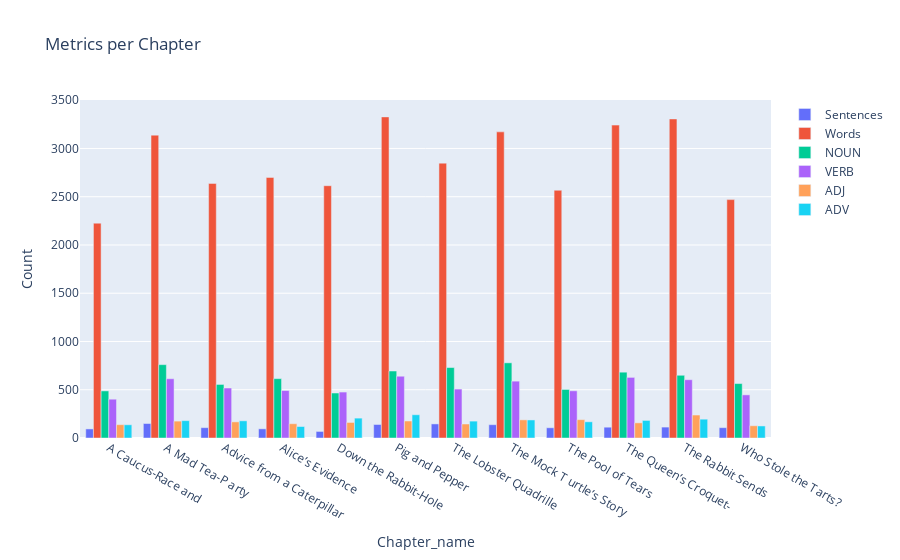

Notebook cell for this chart:
### Markdown cell above
# Graphical Analysis of Book

### Code cell
import pandas as pd
import plotly.graph_objects as go


# Group by Chapter_name and aggregate metrics
chapter_metrics = df1.groupby('Chapter_name').agg({
    'no of sentence': 'sum',
    'no of words': 'sum',
    'NOUN': 'sum',
    'VERB': 'sum',
    'ADJ': 'sum',
    'ADV': 'sum'
}).reset_index()

# Create the consolidated figure
fig = go.Figure()

# Add bar plots for each metric
fig.add_trace(go.Bar(x=chapter_metrics['Chapter_name'], y=chapter_metrics['no of sentence'], name='Sentences'))
fig.add_trace(go.Bar(x=chapter_metrics['Chapter_name'], y=chapter_metrics['no of words'], name='Words'))
fig.add_trace(go.Bar(x=chapter_metrics['Chapter_name'], y=chapter_metrics['NOUN'], name='NOUN'))
fig.add_trace(go.Bar(x=chapter_metrics['Chapter_name'], y=chapter_metrics['VERB'], name='VERB'))
fig.add_trace(go.Bar(x=chapter_metrics['Chapter_name'], y=chapter_metrics['ADJ'], name='ADJ'))
fig.add_trace(go.Bar(x=chapter_metrics['Chapter_name'], y=chapter_metrics['ADV'], name='ADV'))

# Update layout
fig.update_layout(barmode='group', title='Metrics per Chapter',
                  xaxis_title='Chapter_name', yaxis_title='Count')

# Show the plot
fig.show()

### Figure 1 — Plotly figure (JSON) as saved in the notebook; plotly's stock layout.template omitted (floating-point values rounded to 4 significant figures)
{"data": [{"name": "Sentences", "type": "bar", "x": ["A Caucus-Race and ", "A Mad Tea-P arty", "Advice from a Caterpillar", "Alice’s Evidence", "Down the Rabbit-Hole", "Pig and Pepper", "The Lobster Quadrille", "The Mock T urtle’s Story", "The Pool of Tears", "The Queen’s Croquet-", "The Rabbit Sends ", "Who Stole the Tarts?"], "y": [94, 150, 107, 95, 68, 140, 146, 138, 106, 112, 113, 107]}, {"name": "Words", "type": "bar", "x": ["A Caucus-Race and ", "A Mad Tea-P arty", "Advice from a Caterpillar", "Alice’s Evidence", "Down the Rabbit-Hole", "Pig and Pepper", "The Lobster Quadrille", "The Mock T urtle’s Story", "The Pool of Tears", "The Queen’s Croquet-", "The Rabbit Sends ", "Who Stole the Tarts?"], "y": [2226, 3138, 2638, 2700, 2614, 3327, 2848, 3172, 2567, 3242, 3306, 2470]}, {"name": "NOUN", "type": "bar", "x": ["A Caucus-Race and ", "A Mad Tea-P arty", "Advice from a Caterpillar", "Alice’s Evidence", "Down the Rabbit-Hole", "Pig and Pepper", "The Lobster Quadrille", "The Mock T urtle’s Story", "The Pool of Tears", "The Queen’s Croquet-", "The Rabbit Sends ", "Who Stole the Tarts?"], "y": [488, 760, 555, 615, 466, 694, 730, 779, 503, 682, 650, 564]}, {"name": "VERB", "type": "bar", "x": ["A Caucus-Race and ", "A Mad Tea-P arty", "Advice from a Caterpillar", "Alice’s Evidence", "Down the Rabbit-Hole", "Pig and Pepper", "The Lobster Quadrille", "The Mock T urtle’s Story", "The Pool of Tears", "The Queen’s Croquet-", "The Rabbit Sends ", "Who Stole the Tarts?"], "y": [402, 614, 518, 492, 476, 640, 507, 589, 489, 628, 604, 447]}, {"name": "ADJ", "type": "bar", "x": ["A Caucus-Race and ", "A Mad Tea-P arty", "Advice from a Caterpillar", "Alice’s Evidence", "Down the Rabbit-Hole", "Pig and Pepper", "The Lobster Quadrille", "The Mock T urtle’s Story", "The Pool of Tears", "The Queen’s Croquet-", "The Rabbit Sends ", "Who Stole the Tarts?"], "y": [138, 175, 167, 148, 161, 176, 145, 188, 190, 157, 238, 127]}, {"name": "ADV", "type": "bar", "x": ["A Caucus-Race and ", "A Mad Tea-P arty", "Advice from a Caterpillar", "Alice’s Evidence", "Down the Rabbit-Hole", "Pig and Pepper", "The Lobster Quadrille", "The Mock T urtle’s Story", "The Pool of Tears", "The Queen’s Croquet-", "The Rabbit Sends ", "Who Stole the Tarts?"], "y": [137, 180, 178, 119, 206, 241, 175, 187, 168, 182, 195, 125]}], "layout": {"barmode": "group", "title": {"text": "Metrics per Chapter"}, "xaxis": {"title": {"text": "Chapter_name"}}, "yaxis": {"title": {"text": "Count"}}}}
